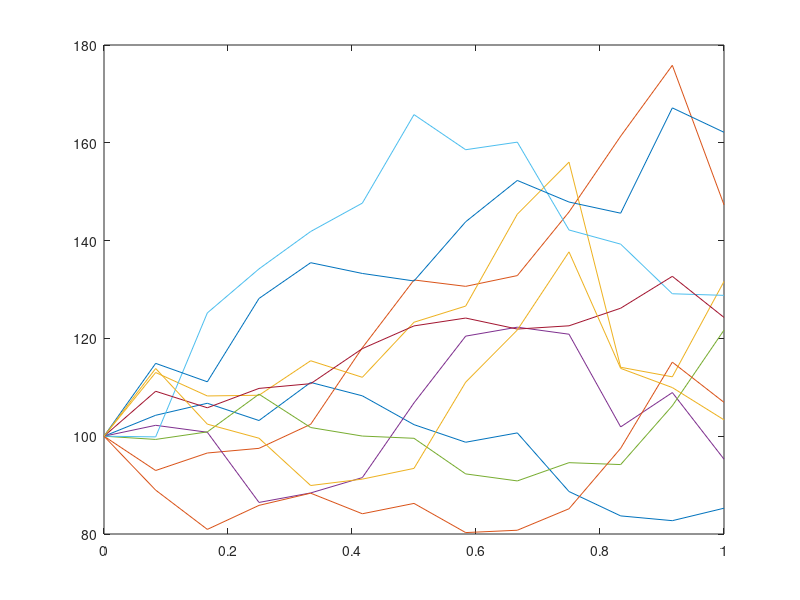

MATLAB code to generate this figure:
T = 1;
N = 12;
dt = T/N;
mu = 0.15;
sigma = 0.3;
initialS = 100;
numberS = 10; % 10 sample paths
dS = zeros(numberS,N*T);
dz = randn(numberS, N*T) * sqrt(dt);
S = zeros(numberS, N*T + 1);
for i = 1:numberS
    S(i,1) = initialS;
    for j = 1:N*T
        dS(i,j) = S(i, j)*(mu*dt + sigma*dz(i,j));
        S(i, j+1) = S(i,j)+dS(i,j);
    end
end

Time = 0:dt:T;
plot(Time, S)